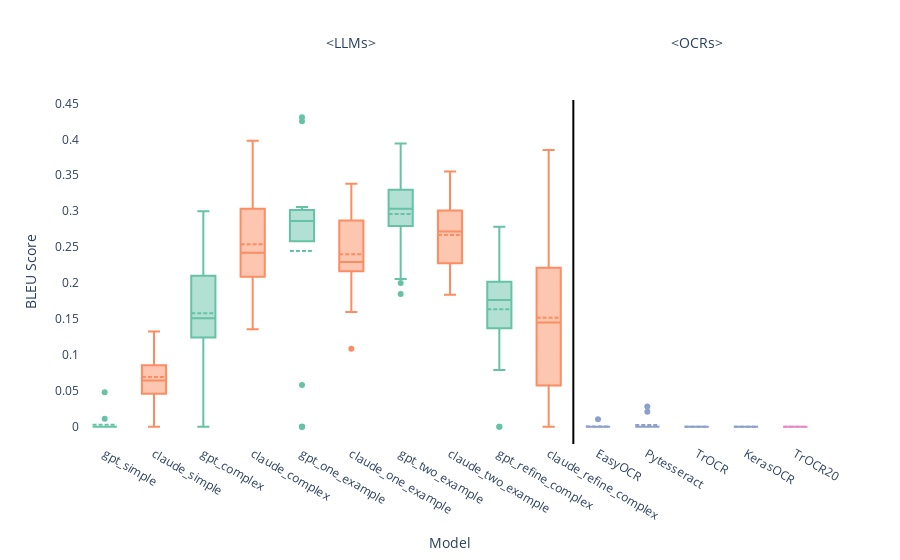

Notebook code cell kept with this figure:
### Code cell
llm_order = ['gpt_simple', 'claude_simple', 'gpt_complex', 'claude_complex',
             'gpt_one_example', 'claude_one_example', 'gpt_two_example', 'claude_two_example',
            #  'gpt_one_text_example', 'claude_one_text_example', 'gpt_two_text_example', 'claude_two_text_example', 
             'gpt_refine_complex', 'claude_refine_complex']

ocr_order = ['EasyOCR', 'Pytesseract', 'TrOCR', 'KerasOCR'] 
ocr_ft_order = ['TrOCR20']


gpt_color = px.colors.qualitative.Set2[0]
claude_color = px.colors.qualitative.Set2[1]
ocr_color = px.colors.qualitative.Set2[2]
# ocr_ft_color = px.colors.qualitative.Set2[3]


fig = go.Figure()

for model in llm_order:
    if 'gpt' in model:
        fig.add_trace(go.Box(
            x=bleu_df_whole[bleu_df_whole['model'] == model]['model'], 
            y=bleu_df_whole[bleu_df_whole['model'] == model]['bleu'],
            name=model,
            boxmean=True,
            marker=dict(color=gpt_color) 
        ))
    elif 'claude' in model:
        fig.add_trace(go.Box(
            x=bleu_df_whole[bleu_df_whole['model'] == model]['model'], 
            y=bleu_df_whole[bleu_df_whole['model'] == model]['bleu'],
            name=model,
            boxmean=True,
            marker=dict(color=claude_color) 
        ))
# Add traces for OCR models with a different color
for model in ocr_order:
    fig.add_trace(go.Box(
        x=bleu_df_whole[bleu_df_whole['model'] == model]['model'], 
        y=bleu_df_whole[bleu_df_whole['model'] == model]['bleu'],
        name=model,
        boxmean=True,
        marker=dict(color=ocr_color)  # Assign OCR color
    ))

# Add traces for OCR fine-tuned models with another color
for model in ocr_ft_order:
    fig.add_trace(go.Box(
        x=bleu_df_whole[bleu_df_whole['model'] == model]['model'], 
        y=bleu_df_whole[bleu_df_whole['model'] == model]['bleu'],
        name=model,
        boxmean=True,
        marker=dict(color=ocr_ft_color)  # Assign OCR fine-tuned color
    ))

# Get the start and midpoint of each group
ocr_start_index = len(llm_order)  # The first position of ocr_order
# ocr_ft_start_index = ocr_start_index + len(ocr_order)  # Start of ocr_ft_order
llm_midpoint = ocr_start_index / 2  # Midpoint of LLM models for placing the text
ocr_midpoint = ocr_start_index + (len(ocr_order) / 2)  # Midpoint of OCR models for placing the text

# Update the layout with custom category ordering, vertical line, and annotations
fig.update_layout(
    # title='BLEU Scores',
    xaxis_title='Model',
    yaxis_title='BLEU Score',
    # margin=dict(l=10, r=10, t=10, b=10),
    plot_bgcolor='rgba(0,0,0,0)',
    paper_bgcolor='rgba(0,0,0,0)',
    xaxis=dict(
        categoryorder='array',  # Set ordering to be custom
        categoryarray=llm_order + ocr_order  #+ ocr_ft_order  # Concatenate the model orders
    ),
    showlegend=False,
    shapes=[
        # Add a vertical line between LLM and OCR models
        dict(
            type="line",
            x0=ocr_start_index - 0.5,  # Place the line between the two groups
            x1=ocr_start_index - 0.5,
            y0=0,
            y1=1,
            xref="x",
            yref="paper",  # Stretch the line across the plot's full height
            line=dict(color="black", width=2)
        )
    ],
    annotations=[
        # Add annotation for LLMs above LLM models
        dict(
            x=llm_midpoint,  # Midpoint of LLM models
            y=1.2,  # Position above the plot
            xref='x',
            yref='paper',
            text='<LLMs>',
            showarrow=False,
            font=dict(size=14)
        ),
        # Add annotation for OCRs above OCR models
        dict(
            x=ocr_midpoint,  # Midpoint of OCR models
            y=1.2,  # Position above the plot
            xref='x',
            yref='paper',
            text='<OCRs>',
            showarrow=False,
            font=dict(size=14)
        )
    ]
)

fig.show()

### Figure 1 — Plotly figure (JSON) as saved in the notebook; plotly's stock layout.template omitted (floating-point values rounded to 4 significant figures)
{"data": [{"boxmean": true, "marker": {"color": "rgb(102,194,165)"}, "name": "gpt_simple", "type": "box", "x": ["gpt_simple", "gpt_simple", "gpt_simple", "gpt_simple", "gpt_simple", "gpt_simple", "gpt_simple", "gpt_simple", "gpt_simple", "gpt_simple", "gpt_simple", "gpt_simple", "gpt_simple", "gpt_simple", "gpt_simple", "gpt_simple", "gpt_simple", "gpt_simple", "gpt_simple", "gpt_simple"], "y": [0, 0, 0, 0, 0, 0, 0, 0, 0, 0.04816, 0.01103, 0, 0, 0, 0, 0, 0, 0, 0, 0]}, {"boxmean": true, "marker": {"color": "rgb(252,141,98)"}, "name": "claude_simple", "type": "box", "x": ["claude_simple", "claude_simple", "claude_simple", "claude_simple", "claude_simple", "claude_simple", "claude_simple", "claude_simple", "claude_simple", "claude_simple", "claude_simple", "claude_simple", "claude_simple", "claude_simple", "claude_simple", "claude_simple", "claude_simple", "claude_simple", "claude_simple", "claude_simple"], "y": [0.06406, 0.08482, 0.04917, 0.0601, 0, 0.0601, 0.1326, 0.06978, 0.1315, 0.02208, 0.07884, 0.03038, 0.03411, 0.06224, 0.06886, 0.04266, 0.0651, 0.1214, 0.08671, 0.1223]}, {"boxmean": true, "marker": {"color": "rgb(102,194,165)"}, "name": "gpt_complex", "type": "box", "x": ["gpt_complex", "gpt_complex", "gpt_complex", "gpt_complex", "gpt_complex", "gpt_complex", "gpt_complex", "gpt_complex", "gpt_complex", "gpt_complex", "gpt_complex", "gpt_complex", "gpt_complex", "gpt_complex", "gpt_complex", "gpt_complex", "gpt_complex", "gpt_complex", "gpt_complex", "gpt_complex"], "y": [0.02893, 0.1451, 0.09346, 0.1735, 0.1317, 0, 0.2787, 0.1509, 0.3, 0.2133, 0.1169, 0.1567, 0.1526, 0.2588, 0.1384, 0.06145, 0.1511, 0.1467, 0.2072, 0.2545]}, {"boxmean": true, "marker": {"color": "rgb(252,141,98)"}, "name": "claude_complex", "type": "box", "x": ["claude_complex", "claude_complex", "claude_complex", "claude_complex", "claude_complex", "claude_complex", "claude_complex", "claude_complex", "claude_complex", "claude_complex", "claude_complex", "claude_complex", "claude_complex", "claude_complex", "claude_complex", "claude_complex", "claude_complex", "claude_complex", "claude_complex", "claude_complex"], "y": [0.3254, 0.2892, 0.2144, 0.1356, 0.199, 0.2416, 0.2721, 0.2251, 0.2485, 0.3186, 0.18, 0.199, 0.3427, 0.2031, 0.2611, 0.2425, 0.2369, 0.2269, 0.3982, 0.3179]}, {"boxmean": true, "marker": {"color": "rgb(102,194,165)"}, "name": "gpt_one_example", "type": "box", "x": ["gpt_one_example", "gpt_one_example", "gpt_one_example", "gpt_one_example", "gpt_one_example", "gpt_one_example", "gpt_one_example", "gpt_one_example", "gpt_one_example", "gpt_one_example", "gpt_one_example", "gpt_one_example", "gpt_one_example", "gpt_one_example", "gpt_one_example", "gpt_one_example", "gpt_one_example", "gpt_one_example", "gpt_one_example"], "y": [0.2861, 0.05832, 0.425, 0.2581, 0, 0, 0.2588, 0.4308, 0.3004, 0.2785, 0.3022, 0.2847, 0.3059, 0.2919, 0.2897, 0, 0.3021, 0.2913, 0.2863]}, {"boxmean": true, "marker": {"color": "rgb(252,141,98)"}, "name": "claude_one_example", "type": "box", "x": ["claude_one_example", "claude_one_example", "claude_one_example", "claude_one_example", "claude_one_example", "claude_one_example", "claude_one_example", "claude_one_example", "claude_one_example", "claude_one_example", "claude_one_example", "claude_one_example", "claude_one_example", "claude_one_example", "claude_one_example", "claude_one_example", "claude_one_example", "claude_one_example", "claude_one_example"], "y": [0.2158, 0.2384, 0.2292, 0.2282, 0.2281, 0.3185, 0.2183, 0.3194, 0.2331, 0.2557, 0.1598, 0.1087, 0.2238, 0.3169, 0.338, 0.1978, 0.2038, 0.2337, 0.2974]}, {"boxmean": true, "marker": {"color": "rgb(102,194,165)"}, "name": "gpt_two_example", "type": "box", "x": ["gpt_two_example", "gpt_two_example", "gpt_two_example", "gpt_two_example", "gpt_two_example", "gpt_two_example", "gpt_two_example", "gpt_two_example", "gpt_two_example", "gpt_two_example", "gpt_two_example", "gpt_two_example", "gpt_two_example", "gpt_two_example", "gpt_two_example", "gpt_two_example", "gpt_two_example", "gpt_two_example"], "y": [0.1847, 0.3941, 0.2795, 0.3297, 0.2699, 0.1999, 0.364, 0.2058, 0.2973, 0.3185, 0.2845, 0.35, 0.3138, 0.3085, 0.2818, 0.298, 0.3172, 0.3323]}, {"boxmean": true, "marker": {"color": "rgb(252,141,98)"}, "name": "claude_two_example", "type": "box", "x": ["claude_two_example", "claude_two_example", "claude_two_example", "claude_two_example", "claude_two_example", "claude_two_example", "claude_two_example", "claude_two_example", "claude_two_example", "claude_two_example", "claude_two_example", "claude_two_example", "claude_two_example", "claude_two_example", "claude_two_example", "claude_two_example", "claude_two_example", "claude_two_example"], "y": [0.2434, 0.2903, 0.2689, 0.2432, 0.2748, 0.2102, 0.3147, 0.1838, 0.2542, 0.1954, 0.2022, 0.2809, 0.3319, 0.333, 0.2938, 0.2275, 0.301, 0.3552]}, {"boxmean": true, "marker": {"color": "rgb(102,194,165)"}, "name": "gpt_refine_complex", "type": "box", "x": ["gpt_refine_complex", "gpt_refine_complex", "gpt_refine_complex", "gpt_refine_complex", "gpt_refine_complex", "gpt_refine_complex", "gpt_refine_complex", "gpt_refine_complex", "gpt_refine_complex", "gpt_refine_complex", "gpt_refine_complex", "gpt_refine_complex", "gpt_refine_complex", "gpt_refine_complex", "gpt_refine_complex", "gpt_refine_complex", "gpt_refine_complex", "gpt_refine_complex", "gpt_refine_complex", "gpt_refine_complex"], "y": [0.1847, 0, 0.1585, 0.2168, 0.1354, 0, 0.177, 0.1287, 0.2783, 0.07905, 0.1955, 0.202, 0.1723, 0.2128, 0.1392, 0.1986, 0.2014, 0.1467, 0.1761, 0.2658]}, {"boxmean": true, "marker": {"color": "rgb(252,141,98)"}, "name": "claude_refine_complex", "type": "box", "x": ["claude_refine_complex", "claude_refine_complex", "claude_refine_complex", "claude_refine_complex", "claude_refine_complex", "claude_refine_complex", "claude_refine_complex", "claude_refine_complex", "claude_refine_complex", "claude_refine_complex", "claude_refine_complex", "claude_refine_complex", "claude_refine_complex", "claude_refine_complex", "claude_refine_complex", "claude_refine_complex", "claude_refine_complex", "claude_refine_complex", "claude_refine_complex", "claude_refine_complex"], "y": [0.2801, 0.1562, 0.2761, 0.02209, 0.04674, 0, 0.04976, 0.1219, 0.3226, 0.09764, 0.02952, 0.06542, 0.1338, 0.171, 0.2209, 0.1758, 0.2214, 0.09412, 0.3853, 0.1642]}, {"boxmean": true, "marker": {"color": "rgb(141,160,203)"}, "name": "EasyOCR", "type": "box", "x": ["EasyOCR", "EasyOCR", "EasyOCR", "EasyOCR", "EasyOCR", "EasyOCR", "EasyOCR", "EasyOCR", "EasyOCR", "EasyOCR", "EasyOCR", "EasyOCR", "EasyOCR", "EasyOCR", "EasyOCR", "EasyOCR", "EasyOCR", "EasyOCR", "EasyOCR"], "y": [0, 0.01042, 0, 0, 0, 0, 0, 0, 0, 0, 0, 0, 0, 0, 0, 0, 0, 0, 0]}, {"boxmean": true, "marker": {"color": "rgb(141,160,203)"}, "name": "Pytesseract", "type": "box", "x": ["Pytesseract", "Pytesseract", "Pytesseract", "Pytesseract", "Pytesseract", "Pytesseract", "Pytesseract", "Pytesseract", "Pytesseract", "Pytesseract", "Pytesseract", "Pytesseract", "Pytesseract", "Pytesseract", "Pytesseract", "Pytesseract", "Pytesseract", "Pytesseract", "Pytesseract"], "y": [0, 0, 0, 0, 0, 0, 0, 0, 0, 0, 0, 0.02098, 0, 0, 0, 0.02811, 0, 0, 0]}, {"boxmean": true, "marker": {"color": "rgb(141,160,203)"}, "name": "TrOCR", "type": "box", "x": ["TrOCR", "TrOCR", "TrOCR", "TrOCR", "TrOCR", "TrOCR", "TrOCR", "TrOCR", "TrOCR", "TrOCR", "TrOCR", "TrOCR", "TrOCR", "TrOCR", "TrOCR", "TrOCR", "TrOCR", "TrOCR", "TrOCR"], "y": [0, 0, 0, 0, 0, 0, 0, 0, 0, 0, 0, 0, 0, 0, 0, 0, 0, 0, 0]}, {"boxmean": true, "marker": {"color": "rgb(141,160,203)"}, "name": "KerasOCR", "type": "box", "x": ["KerasOCR", "KerasOCR", "KerasOCR", "KerasOCR", "KerasOCR", "KerasOCR", "KerasOCR", "KerasOCR", "KerasOCR", "KerasOCR", "KerasOCR", "KerasOCR", "KerasOCR", "KerasOCR", "KerasOCR", "KerasOCR", "KerasOCR", "KerasOCR", "KerasOCR"], "y": [0, 0, 0, 0, 0, 0, 0, 0, 0, 0, 0, 0, 0, 0, 0, 0, 0, 0, 0]}, {"boxmean": true, "marker": {"color": "rgb(231,138,195)"}, "name": "TrOCR20", "type": "box", "x": ["TrOCR20", "TrOCR20", "TrOCR20", "TrOCR20", "TrOCR20", "TrOCR20", "TrOCR20", "TrOCR20", "TrOCR20", "TrOCR20", "TrOCR20", "TrOCR20", "TrOCR20", "TrOCR20", "TrOCR20", "TrOCR20"], "y": [0, 0, 0, 0, 0, 0, 0, 0, 0, 0, 0, 0, 0, 0, 0, 0]}], "layout": {"annotations": [{"font": {"size": 14}, "showarrow": false, "text": "<LLMs>", "x": 5, "xref": "x", "y": 1.2, "yref": "paper"}, {"font": {"size": 14}, "showarrow": false, "text": "<OCRs>", "x": 12, "xref": "x", "y": 1.2, "yref": "paper"}], "paper_bgcolor": "rgba(0,0,0,0)", "plot_bgcolor": "rgba(0,0,0,0)", "shapes": [{"line": {"color": "black", "width": 2}, "type": "line", "x0": 9.5, "x1": 9.5, "xref": "x", "y0": 0, "y1": 1, "yref": "paper"}], "showlegend": false, "xaxis": {"categoryarray": ["gpt_simple", "claude_simple", "gpt_complex", "claude_complex", "gpt_one_example", "claude_one_example", "gpt_two_example", "claude_two_example", "gpt_refine_complex", "claude_refine_complex", "EasyOCR", "Pytesseract", "TrOCR", "KerasOCR"], "categoryorder": "array", "title": {"text": "Model"}}, "yaxis": {"title": {"text": "BLEU Score"}}}}
